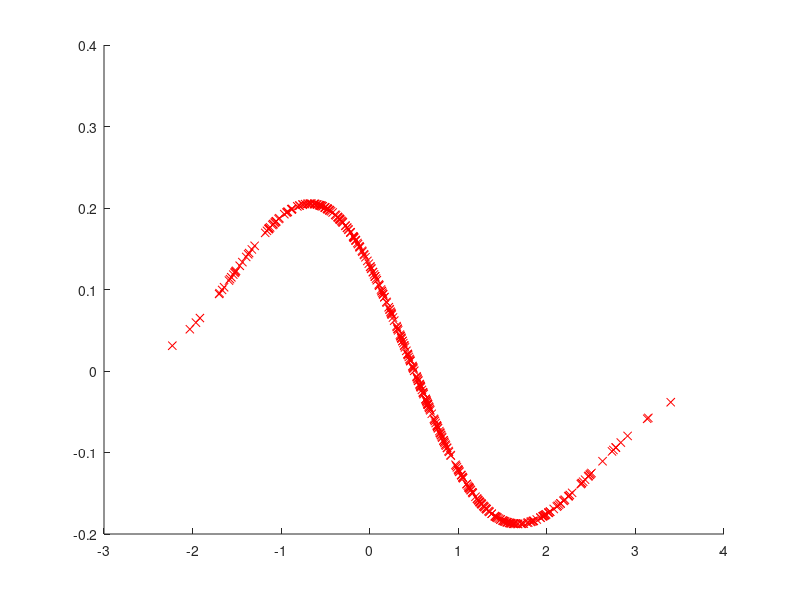

Source code (MATLAB):
n=200; x=randn(n,1); y=randn(n,1)+1;
hhs=2*[0.5 1 3].^2; ls=10.^[-2 -1 0]; m=5;
x2=x.^2; xx=repmat(x2,1,n)+repmat(x2',n,1)-2*x*x';
y2=y.^2; yx=repmat(y2,1,n)+repmat(x2',n,1)-2*y*x';
u=mod(randperm(n),m)+1; v=mod(randperm(n),m)+1;

for hk=1:length(hhs)
  hh=hhs(hk); k=exp(-xx/hh); r=exp(-yx/hh);
  U=(pi*hh/2)^(1/2)*exp(-xx/(2*hh));
  for i=1:m
    vh=mean(k(u~=i,:))'-mean(r(v~=i,:))'; 
    z=mean(k(u==i,:))-mean(r(v==i,:));
    for lk=1:length(ls)
      l=ls(lk); a=(U+l*eye(n))\vh; g(hk,lk,i)=a'*U*a-2*z*a;
end, end, end
[gl,ggl]=min(mean(g,3),[],2); [ghl,gghl]=min(gl); 
L=ls(ggl(gghl)); HH=hhs(gghl);
k=exp(-xx/HH); r=exp(-yx/HH); vh=mean(k)'-mean(r)';
U=(pi*HH/2)^(1/2)*exp(-xx/(2*HH));
a=(U+L*eye(n))\vh; s=[k;r]*a; L2=a'*vh;
figure(1); clf; hold on; plot([x;y],s,'rx');
